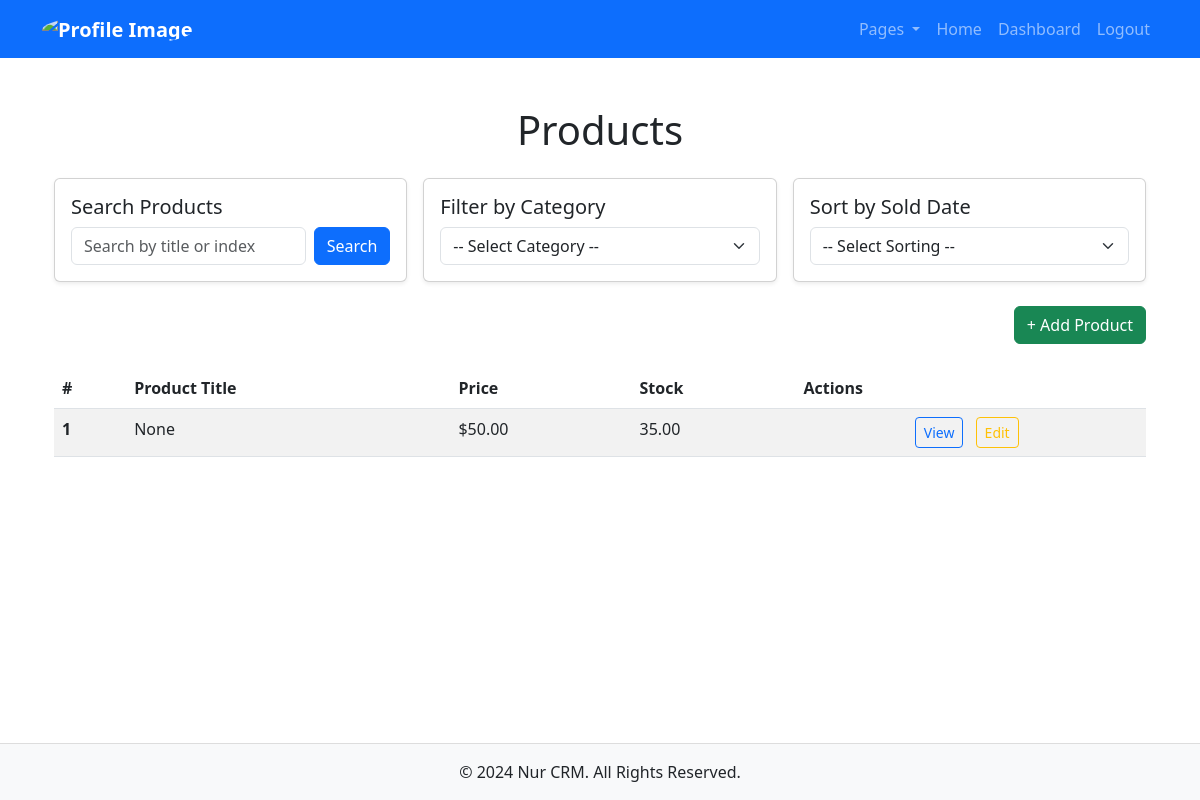
The page /nur/products/ (signed in) on the database as committed earlier.
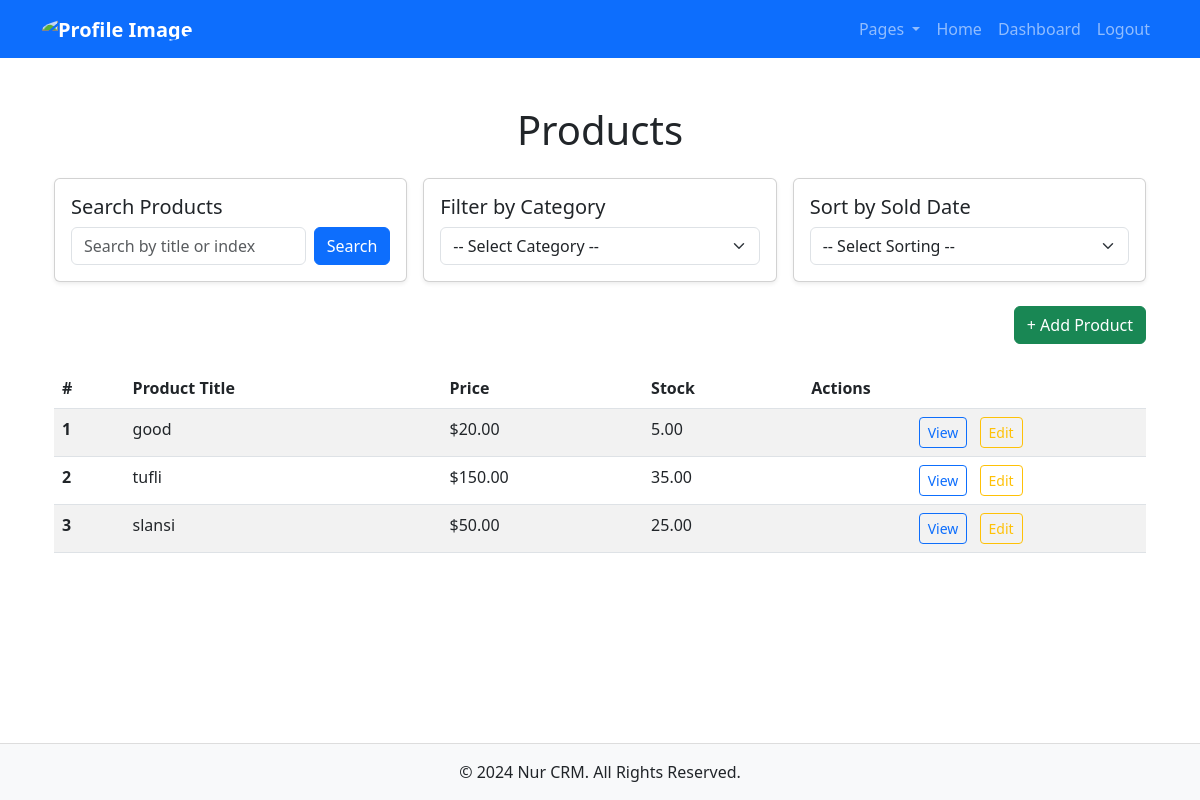
The same page on the database as committed later.
### Nur/models.py (models this page shows, shortened)
class Product(models.Model):
    user = models.ForeignKey("Nur.CustomUser", on_delete=models.CASCADE)
    category = models.ForeignKey("Nur.Category", on_delete=models.CASCADE, related_name="products")
    title = models.CharField(max_length=50, null=True, blank=True)
    index = models.CharField(max_length=50, unique=True, db_index=True, help_text="Unique identifier for the product")
    colour = models.ForeignKey("Nur.Colour", on_delete=models.CASCADE, related_name="products")
    price = models.DecimalField(max_digits=15, decimal_places=2, help_text="Current product price")
    cost_price = models.DecimalField(max_digits=15, decimal_places=2, help_text="Product cost price")  # Add this field
    up_to = models.DecimalField(max_digits=15, decimal_places=2, validators=[MinValueValidator(0)], help_text="Maximum quantity available")
    sold = models.DecimalField(max_digits=15, decimal_places=2, validators=[MinValueValidator(0)], help_text="Total quantity sold")
    created_at = models.DateTimeField(auto_now_add=True)
    updated_at = models.DateTimeField(auto_now=True)
    is_active = models.BooleanField(default=True)

### Nur/views.py (the view)
# urls.py: path('products/', ProductListView.as_view(), name='product-list'),
class ProductListView(generic.ListView):
    model = Product
    template_name = 'products/products.html'
    context_object_name = 'products'
    def get_queryset(self):
        queryset = Product.objects.filter(user=self.request.user, is_active=True)
        search_query = self.request.GET.get('q', '')
        if search_query:
            queryset = queryset.filter(
                Q(title__icontains=search_query) | Q(index__icontains=search_query)
            )
        category_id = self.request.GET.get('category')
        if category_id:
            queryset = queryset.filter(category__id=category_id)
        sort_by_date = self.request.GET.get('sort_by_date', '')
        if sort_by_date == 'asc':
            queryset = queryset.order_by('sold')
        elif sort_by_date == 'desc':
            queryset = queryset.order_by('-sold')
        return queryset
    def get_context_data(self, **kwargs):
        context = super().get_context_data(**kwargs)
        context['categories'] = Category.objects.all()
        return context

### templates/products/products.html (shortened to what this page needs)
{% extends "main/base.html" %}
{% block content %}
<div class="container my-4">
    <h1 class="mb-4 text-center">Products</h1>
    <div class="row g-3 mb-4">
        <div class="col-md-4">
            <div class="card shadow-sm">
                <div class="card-body">
                    <h5 class="card-title">Search Products</h5>
                    <form method="GET" action="" class="d-flex">
                        <input type="text" class="form-control me-2" name="q" value="{{ request.GET.q }}" placeholder="Search by title or index">
                        <button class="btn btn-primary" type="submit">Search</button>
                    </form>
                </div>
            </div>
        </div>
        <div class="col-md-4">
            <div class="card shadow-sm">
                <div class="card-body">
                    <h5 class="card-title">Filter by Category</h5>
                    <form method="GET" action="">
                        <select name="category" id="category" class="form-select" onchange="this.form.submit()">
                            <option value="">-- Select Category --</option>
                        </select>
                    </form>
                </div>
            </div>
        </div>
        <div class="col-md-4">
            <div class="card shadow-sm">
                <div class="card-body">
                    <h5 class="card-title">Sort by Sold Date</h5>
                    <form method="GET" action="">
                        <select name="sort_by_date" id="sort_by_date" class="form-select" onchange="this.form.submit()">
                            <option value="">-- Select Sorting --</option>
                        </select>
                    </form>
                </div>
            </div>
        </div>
    </div>
    <div class="text-end mb-4">
        <a href="{% url 'product-create' %}" class="btn btn-success">+ Add Product</a>
    </div>
    <div class="table-responsive">
        <table class="table table-striped table-hover">
            <thead>
                <tr>
                    <th scope="col">#</th>
                    <th scope="col">Product Title</th>
                    <th scope="col">Price</th>
                    <th scope="col">Stock</th>
                    <th scope="col">Actions</th>
                </tr>
            </thead>
            <tbody>
                {% for product in products %}
                    <tr>
                        <th scope="row">{{ forloop.counter }}</th>
                        <td>
                            <a href="{% url 'product-detail' product.id %}" class="text-decoration-none text-dark">
                                {{ product.title }}
                            </a>
                        </td>
                        <td>${{ product.price }}</td>
                        <td>{{ product.up_to }}</td>
                        <td class="text-center">
                            <a href="{% url 'product-detail' product.id %}" class="btn btn-outline-primary btn-sm me-2">View</a>
                            <a href="#" class="btn btn-outline-warning btn-sm me-2">Edit</a>
                        </td>
                    </tr>
                {% empty %}
                    <tr>
                        <td colspan="5" class="text-center text-muted">No products available.</td>
                    </tr>
                {% endfor %}
            </tbody>
        </table>
    </div>
</div>
{% endblock %}

### templates/main/base.html (shortened to what this page needs)
<!DOCTYPE html>
{% load static %}
<html lang="en">
<head>
    <link href="https://cdn.jsdelivr.net/npm/bootstrap@5.3.0/dist/css/bootstrap.min.css" rel="stylesheet">
</head>
<body>
    <header class="navbar navbar-expand-lg navbar-dark bg-primary">
        <div class="container">
            {% if user.is_authenticated %}
                <a class="navbar-brand fw-bold" href="{% url 'profile' user.id %}">
                    <img src="{% if user.profile.image %}{{ user.profile.image.url }}{% else %}{% static 'images/default-avatar.png' %}{% endif %}"
                         alt="Profile Image" class="profile-avatar rounded-circle">
                </a>
            {% else %}
                <a class="navbar-brand fw-bold" href="{% url 'home' %}">Nur CRM</a>
            {% endif %}
            <div class="collapse navbar-collapse" id="navbarNav">
                <ul class="navbar-nav ms-auto">
                    {% if user.is_authenticated %}
                        <li class="nav-item dropdown">
                            <a class="nav-link dropdown-toggle" href="#" id="navbarDropdown" role="button" data-bs-toggle="dropdown" aria-expanded="false">
                                Pages
                            </a>
                        </li>
                        <li class="nav-item">
                            <a class="nav-link" href="{% url 'home' %}">Home</a>
                        </li>
                        <li class="nav-item">
                            <a class="nav-link" href="{% url 'dashboard' %}">Dashboard</a>
                        </li>
                        <li class="nav-item">
                            <a class="nav-link" href="/logout/">Logout</a>
                        </li>
                    {% else %}
                        <li class="nav-item">
                            <a class="nav-link" href="/login/">Login</a>
                        </li>
                    {% endif %}
                </ul>
            </div>
        </div>
    </header>
    <main class="container my-4">
        {% block content %}
        {% endblock %}
    </main>
    <footer class="bg-light text-center py-3">
        <div class="container">
            <p class="mb-0">&copy; 2024 Nur CRM. All Rights Reserved.</p>
        </div>
    </footer>
</body>
</html>

### templates/main/base.html (style rules this page uses)
body { min-height: 100vh; display: flex; flex-direction: column; }
main { flex: 1; }
footer { border-top: 1px solid #ddd; }
.profile-avatar { width: 40px; height: 40px; object-fit: cover; }

Rows that differ between the two databases and show on the page:
removed Product: title "None", price "50.00", up_to "35.00"
added Product: title "good", price "20.00", up_to "5.00"
added Product: title "tufli", price "150.00", up_to "35.00"
added Product: title "slansi", price "50.00", up_to "25.00"
